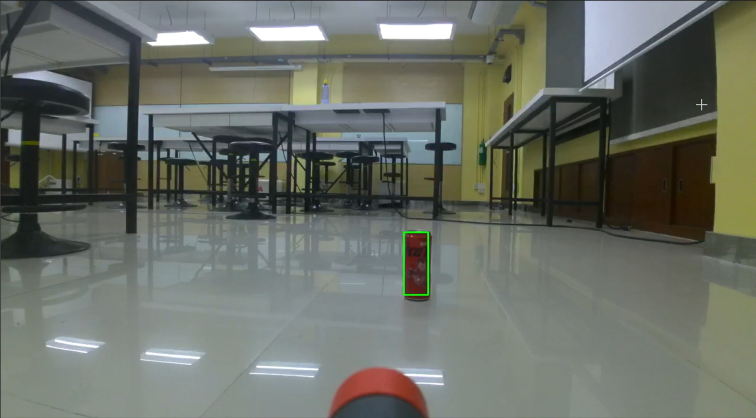
#> input picture template/near.png, 1512 x 836 px (shown at 1/2 size)
$ python main_edit_final.py
#> lines starting #> are read from the running program, lines starting #| are printed output that depends on the picture; after the words box and inside, x2 and y2 are one past the last pixel; in counts of white or black regions, pixels touching at a corner belong together
import cv2
import numpy as np
import time
import csv
from pathlib import Path

import robomaster
from robomaster import robot
from robomaster import vision

# ===================== Config (ปรับได้) =====================
# ====== Template mask paths ======
TEMPLATE_PATHS = [
    r"template/near.png",
    r"template/mid.png",
    r"template/far.png",
]

# ====== Detection params ======
SCALES = [0.70, 0.80, 0.90, 1.00, 1.10, 1.20, 1.30]   # ลองหลาย scale ของ template เพื่อรับมือระยะใกล้/ไกล
SCORE_THRESH = 0.35                                    # เกณฑ์รับผลจับคู่จาก template (ยิ่งสูงยิ่งเข้มงวด)
MASK_FLOOR_Y = 600                                     # ปิดส่วนล่างของภาพ (พรม/พื้น) เพื่อลดสัญญาณรบกวน

# ====== Smoothing / EMA ======
USE_EMA = True                                         # เปิดใช้ EMA ให้ตำแหน่งเป้านิ่งขึ้น
EMA_ALPHA = 0.35                                       # ค่าน้ำหนัก EMA (สูง = ตามไวขึ้น แต่นิ่งน้อยลง)

# ====== Fallback flags ======
USE_BLOB_FALLBACK = True                               # ถ้าไม่เจอทั้ง marker/template ให้ลองหาก้อนสีแดงที่ใหญ่สุด
MIN_BLOB_AREA = 800                                    # พื้นที่ขั้นต่ำของ blob ที่จะยอมรับ

# ====== Template matching method ======
MATCH_METHOD = 'CCORR'  # 'CCORR' or 'CCOEFF'
# วัตถุเป็นทรงชัดๆ ใช้ mask 0/255 → ลอง CCORR ก่อน (เสถียร)
# ถ้าเจอหลอนจากฉากสว่าง/แสงแกว่ง → สลับเป็น CCOEFF

# ====== HSV ranges (สีแดง) ======
HSV_LOWER1 = (0,   30, 40)
HSV_UPPER1 = (12, 255,255)
HSV_LOWER2 = (165, 30, 40)
HSV_UPPER2 = (180,255,255)

# ====== PID params ======
KP_YAW,   KI_YAW,   KD_YAW   = 0.18, 0.0001, 0.01     # yaw แก้ไขค่า PID
KP_PITCH, KI_PITCH, KD_PITCH = 0.18, 0.0001, 0.01     # pitch แก้ไขค่า PID
SIGN_YAW, SIGN_PITCH = +1, -1                          # ทิศสัญญาณให้ match กับ ep_gimbal.drive_speed
MAX_SPEED = 250.0                                      # deg/s จำกัดความเร็ว gimbal
INT_CLAMP = 30000.0                                    # anti-windup จำกัดอินทิกรัล

# ====== Misc ======
W, H = 1280, 720                                       # ขนาดเฟรม
CENTER_X, CENTER_Y = W/2, H/2                          # จุดกึ่งกลางภาพ (พิกเซล)

# มุมกิมบอล (จาก callback)  pitch, yaw, pitch_ground, yaw_ground
gimbal_angles = [0.0, 0.0, 0.0, 0.0]

# ===================== Utils =====================
def clamp(x, lo, hi):
    return lo if x < lo else hi if x > hi else x

def _load_masks_from_paths(paths): # นำเข้า template masks
    masks = []
    for p in paths:
        img = cv2.imread(p, cv2.IMREAD_GRAYSCALE) # อ่านภาพเป็นขาวดำ
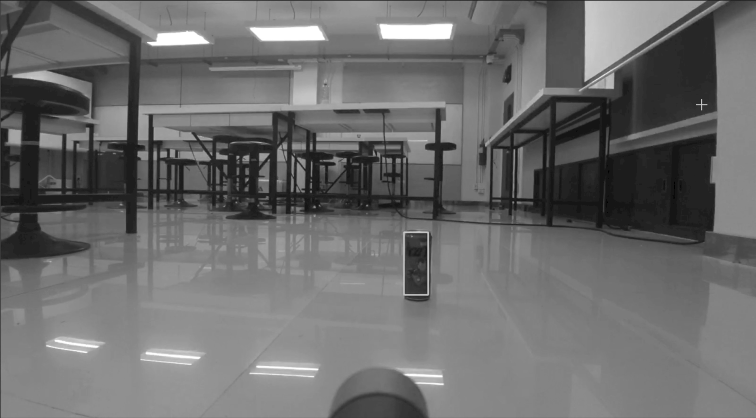
#> img: shape (836, 1512) (shown at 1/2 size); min 0, max 255, mean 108.4
        # ให้เป็น binary 0/255
        _, binm = cv2.threshold(img, 127, 255, cv2.THRESH_BINARY)
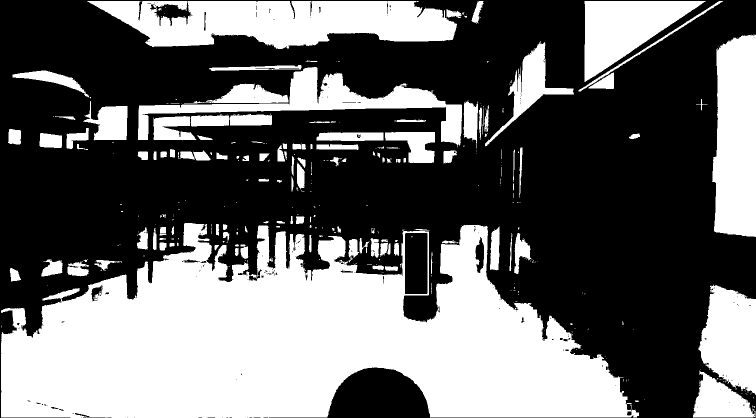
#> binm: shape (836, 1512) (shown at 1/2 size); 41.3% white; 386 white regions (258 under 20 px), largest, box (x1, y1, x2, y2) and area: (2, 446, 1278, 836) 314739, (174, 2, 914, 98) 49373, (1424, 69, 1512, 474) 31195
        masks.append(binm)
#> pass 2 of the loop in _load_masks_from_paths, `for p in paths:`:
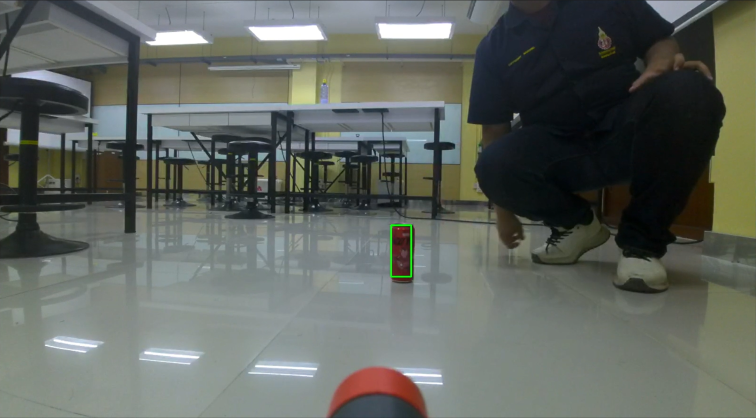
#> input picture template/mid.png, 1512 x 835 px (shown at 1/2 size)
#> in _load_masks_from_paths, `img = cv2.imread(p, cv2.IMREAD_GRAYSCALE)`:
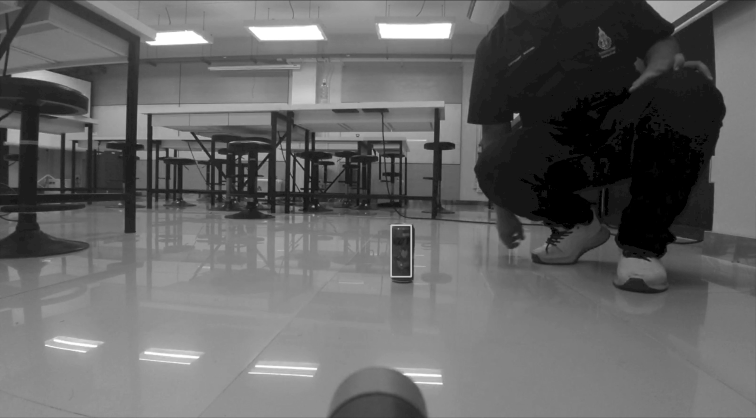
#> img: shape (835, 1512) (shown at 1/2 size); min 0, max 255, mean 100
#> in _load_masks_from_paths, `_, binm = cv2.threshold(img, 127, 255, cv2.THRESH_BINARY)`:
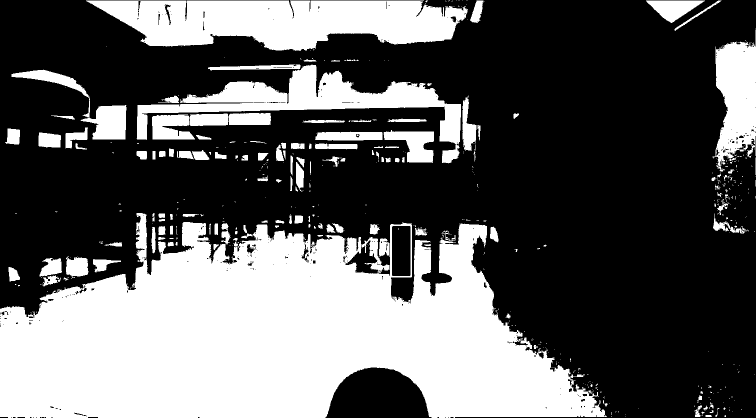
#> binm: shape (835, 1512) (shown at 1/2 size); 37.1% white; 585 white regions (450 under 20 px), largest, box (x1, y1, x2, y2) and area: (0, 426, 1214, 835) 317463, (172, 1, 936, 102) 54220, (273, 129, 922, 327) 30996
#> pass 3 of the loop in _load_masks_from_paths, `for p in paths:`:
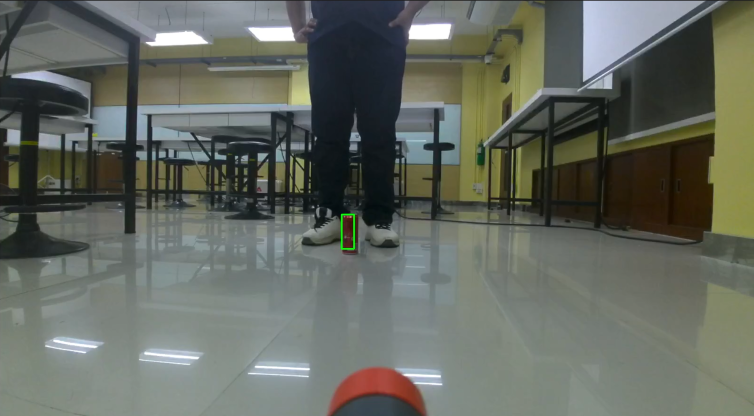
#> input picture template/far.png, 1508 x 832 px (shown at 1/2 size)
#> in _load_masks_from_paths, `img = cv2.imread(p, cv2.IMREAD_GRAYSCALE)`:
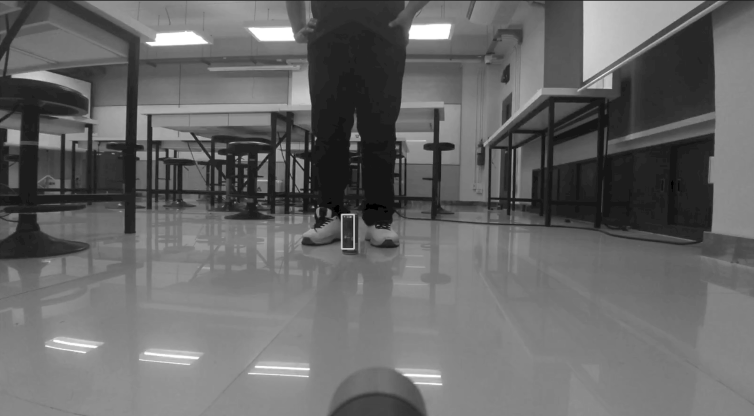
#> img: shape (832, 1508) (shown at 1/2 size); min 0, max 255, mean 102.9
#> in _load_masks_from_paths, `_, binm = cv2.threshold(img, 127, 255, cv2.THRESH_BINARY)`:
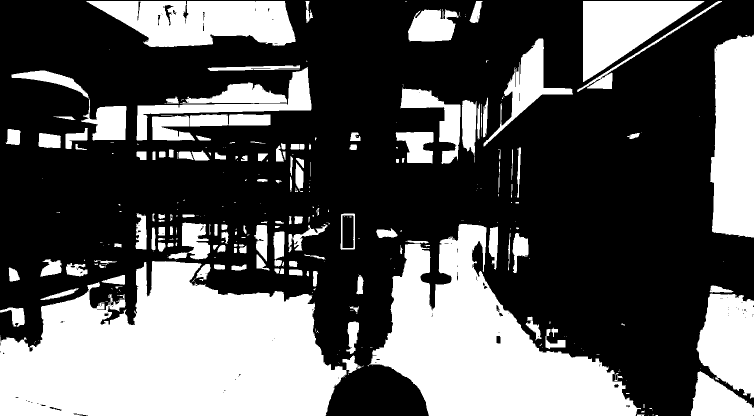
#> binm: shape (832, 1508) (shown at 1/2 size); 35.7% white; 345 white regions (193 under 20 px), largest, box (x1, y1, x2, y2) and area: (0, 522, 694, 832) 152584, (738, 448, 1282, 832) 98442, (1420, 69, 1508, 475) 31217
    return masks

def _match_method_const(): # คืนค่า flag ให้ cv2.matchTemplate
    return cv2.TM_CCORR_NORMED if MATCH_METHOD.upper() == 'CCORR' else cv2.TM_CCOEFF_NORMED

# [29 lines left out: functions red_mask_binarize, _largest_blob_bbox, not called in this run]

# ===================== Template-Matching Detector =====================
class RedTemplateDetector: # ตรวจจับวัตถุสีแดงโดยใช้ template matching
    # เก็บพารามิเตอร์สำหรับวนหาคู่แมตช์
    def __init__(self, templates, scales=SCALES, score_thresh=SCORE_THRESH): # กำหนด template, scales และ score_thresh
#> called with score_thresh = 0.35
        self.templates = [t.copy() for t in templates] # ทำสำเนาของ template เพื่อป้องกันการเปลี่ยนแปลงต้นฉบับ
#> self.templates = 3 items
        self.scales = list(scales)                     # กำหนดสเกลที่ใช้ในการตรวจจับ
        self.score_thresh = float(score_thresh)        # เกณฑ์คะแนนขั้นต่ำสำหรับการยอมรับการตรวจจับ
        self.last_debug = {}                           # เก็บข้อมูลสำหรับการ Debug

    # ตรวจจับวัตถุในภาพ BGR
    # [49 lines left out: functions detect, draw_debug, not called in this run]

# ===================== PID =====================
class PID:
    # [35 lines left out: functions __init__, reset, step, not called in this run]

# ===================== Marker SDK glue =====================
class MarkerInfo:
    """
    โครงข้อมูล marker จาก SDK (x,y,w,h ∈ [0,1] อิงขนาดภาพ), พร้อม helper ให้เป็นพิกเซล
    """
    def __init__(self, x, y, w, h, info):
        self._x, self._y, self._w, self._h, self._info = x, y, w, h, info
    @property
    def pt1(self):
        return int((self._x - self._w / 2) * 1280), int((self._y - self._h / 2) * 720)
    @property
    def pt2(self):
        return int((self._x + self._w / 2) * 1280), int((self._y + self._h / 2) * 720)
    @property
    def center(self):
        return int(self._x * 1280), int(self._y * 720)
    @property
    def text(self):
        return self._info

markers = []  # เก็บ marker ล่าสุดจาก SDK

# [16 lines left out: functions on_detect_marker, sub_angle_cb, not called in this run]

# ===================== Main =====================
if __name__ == "__main__":
    # โหลด template (ถ้ามีไฟล์)
    _ALL_MASKS = _load_masks_from_paths(TEMPLATE_PATHS)
    detector = RedTemplateDetector(_ALL_MASKS) if len(_ALL_MASKS) > 0 else None

#> (the run stopped early here; a loop or call above may not have finished)
